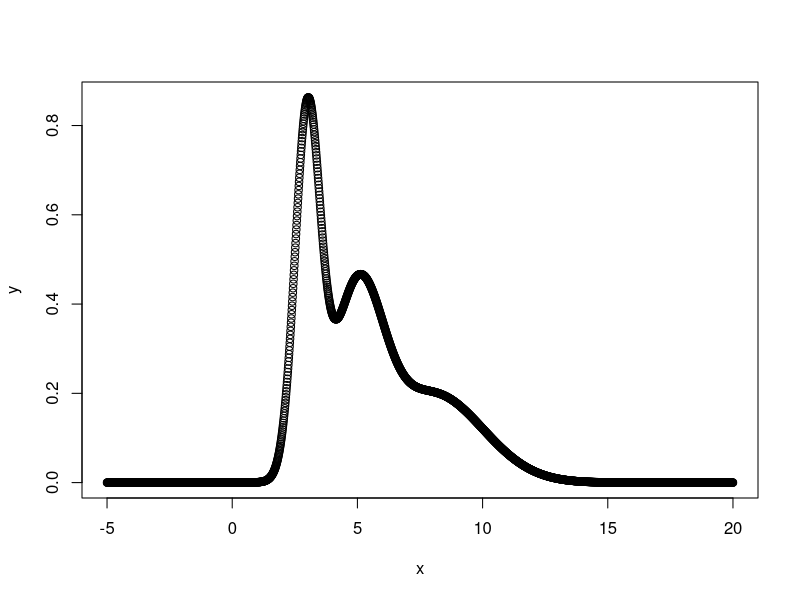

The R source for this figure: (Note: this script raises an error after producing the figure.)
## ---- chunk 1
knitr::opts_chunk$set(echo = TRUE)
## ---- chunk 2
x <- seq(-10,15,0.01)
y1 <- dnorm(x)
y2 <- dnorm(x, mean = 3, 2)
y3 <- dnorm(x, mean = -2, 0.5)
x <- x+5

y <- y1+y2+y3
plot(x, y)
## ---- chunk 3
# df <- data.frame(x, y)
df <- data.frame(t(y))
colnames(df) <- as.character(round(x, 2))
df


write.csv(df, file="data.csv", row.names = FALSE)
## ---- chunk 4
# install.packages("tidyverse")
library(tidyverse)

df <- read.csv(file="data.csv")

vals <- as.numeric(df[1,])
# summary(vals)

(summary_stats <- data.frame(
  mean = mean(as.numeric(df[1,]), na.rm = TRUE),
  median = median(as.numeric(df[1,]), na.rm = TRUE),
  min = min(as.numeric(df[1,]), na.rm = TRUE),
  max = max(as.numeric(df[1,]), na.rm = TRUE)
))
  
  
## ---- chunk 5
data.frame(`Mean` = mean(df[1,], na.rm = TRUE),
      `Max` = min(df[1,], na.rm = TRUE),
      `Min` = max(df[1,], na.rm = TRUE)
      )
